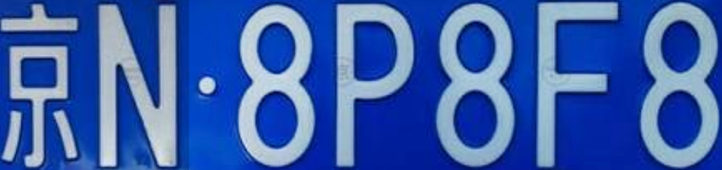
#> input picture license_plate_recognition/VehicleLicense/VehicleLicense/Infer/test02.png, 722 x 170 px
$ python Location.py --image Infer/test02.png
#> lines starting #> are read from the running program, lines starting #| are printed output that depends on the picture; after the words box and inside, x2 and y2 are one past the last pixel; in counts of white or black regions, pixels touching at a corner belong together
import numpy as np
import cv2
import argparse
from matplotlib import pyplot as plt
Blue = 138
Green = 63
Red = 23
THRESHOLD = 50
ANGLE = -45
MIN_AREA = 2000
LICENSE_WIDTH = 440
LICENSE_HIGH = 140

#绘图展示(后期放入工具类中)
def cv_show(name,img):
    cv2.namedWindow(name,0)
    print(img.shape)
    cv2.imshow(name,img)
    cv2.waitKey(0)
    cv2.destroyAllWindows()

MAX_WIDTH = 640
# 设置参数
parser = argparse.ArgumentParser()
parser.add_argument("-i", "--image", required=True,help="path to input image") #image是变量名
args = vars(parser.parse_args())

#读取原图像
img = cv2.imread(args["image"])
#> img is the input picture: shape (170, 722, 3); mean B, G, R 172.8, 94.7, 58.6
cv_show('img',img)
#| (170, 722, 3)
img_hight, img_width = img.shape[:2]
#> img_hight = 170; img_width = 722

#-------------------------------预处理--------------------------------------
#对图像进行缩放处理
if img_width > MAX_WIDTH:
    resize_rate = MAX_WIDTH / img_width
#> resize_rate = 0.886
    img = cv2.resize(img,(MAX_WIDTH,int(img_hight * resize_rate)),interpolation=cv2.INTER_AREA)
#> img: shape (150, 640, 3)
# cv_show('img_resize',img)

# 高斯平滑
img_aussian = cv2.GaussianBlur(img,(5,5),1)
# cv_show('img_aussian',img_aussian)

#中值滤波
img_median = cv2.medianBlur(img_aussian,3)
# cv_show('img_median',img_median)
# print('width：',img_median.shape[:2][0])
# print('h',img_median.shape[:2][1])
#------------------------------车牌定位-------------------------------------
#分离通道
img_B = cv2.split(img_median)[0]
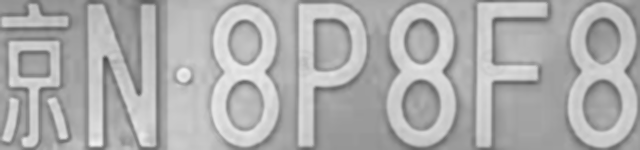
#> img_B: shape (150, 640); min 75, max 241, mean 172.9
img_G = cv2.split(img_median)[1]
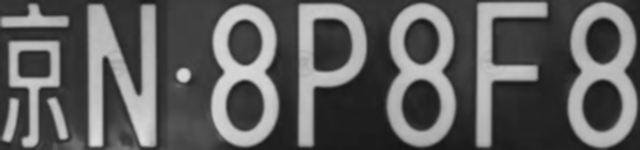
#> img_G: shape (150, 640); min 20, max 221, mean 94.8
img_R = cv2.split(img_median)[2]
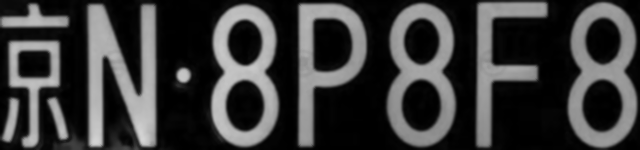
#> img_R: shape (150, 640); min 0, max 212, mean 58.6
# print(img_B)
# print(img_G)
# print(img_R)
for i in range(img_median.shape[:2][0]):
    for j in range(img_median.shape[:2][1]):
        if abs(img_B[i,j] - Blue) < THRESHOLD and abs(img_G[i,j] - Green) <THRESHOLD and abs(img_R[i,j] - Red) < THRESHOLD:
            img_median[i][j][0] = 255
            img_median[i][j][1] = 255
            img_median[i][j][2] = 255
        else:
            img_median[i][j][0] = 0
            img_median[i][j][1] = 0
            img_median[i][j][2] = 0
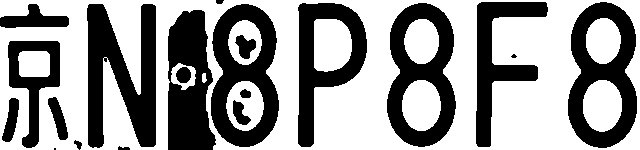
#> img_median: shape (150, 640, 3); 59% white; 20 black regions (2 under 20 px), largest, box (x1, y1, x2, y2) and area: (87, 4, 156, 148) 5976, (568, 2, 637, 148) 5233, (211, 4, 279, 147) 5191
cv_show('img_median',img_median)
#| (150, 640, 3)

kernel = np.ones((3,3),np.uint8)
img_dilate = cv2.dilate(img_median,kernel,iterations = 5) #膨胀操作
#> img_dilate: shape (150, 640, 3); 89% white; 17 black regions (7 under 20 px), largest, box (x1, y1, x2, y2) and area: (92, 9, 151, 142) 2121, (173, 88, 209, 150) 1741, (481, 7, 542, 142) 1218
img_erosion = cv2.erode(img_dilate,kernel,iterations = 5) #腐蚀操作
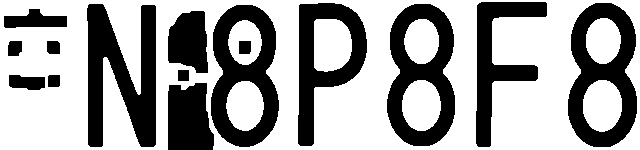
#> img_erosion: shape (150, 640, 3); 62.5% white; 15 black regions, largest, box (x1, y1, x2, y2) and area: (87, 4, 156, 147) 5941, (568, 3, 637, 147) 5217, (211, 5, 279, 147) 5175
cv_show('img_erosion',img_erosion)
#| (150, 640, 3)
img1 = cv2.cvtColor(img_erosion,cv2.COLOR_RGB2GRAY)
#> img1: shape (150, 640); 62.5% white; 15 black regions
# cv_show('img1',img1)
contours, hierarchy = cv2.findContours(img1,cv2.RETR_TREE,cv2.CHAIN_APPROX_SIMPLE)
#> contours = 22 contours; largest, box (x1, y1, x2, y2) and area: (0, 0, 640, 150) 92491, (567, 2, 638, 148) 8268, (386, 3, 456, 147) 8068, (210, 4, 280, 148) 7994, (86, 3, 157, 148) 6290
# for i in range(len(contours)):
#     print(contours[i])

car_contours = []
for cnt in contours: #TODO：此处需要一个异常处理（因为有可能/0）
    # 框选 生成最小外接矩形 返回值（中心(x,y), (宽,高), 旋转角度）rect[0]：矩形中心点坐标；rect[1]：矩形的高和宽；rect[2]：矩形的旋转角度
    rect = cv2.minAreaRect(cnt)
    # print('宽高:',rect[1])
    area_width, area_height = rect[1]
    #计算最小矩形的面积，初步筛选
    area = rect[1][0] * rect[1][1] #最小矩形的面积
    if area > MIN_AREA:
        # 选择宽大于高的区域
        if area_width < area_height:
            area_width, area_height = area_height, area_width
        wh_ratio = area_width / area_height
        # print('宽高比：',wh_ratio)
        # 要求矩形区域长宽比在2到5.5之间，2到5.5是车牌的长宽比，其余的矩形排除
        if wh_ratio > 2 and wh_ratio < 5.5:
            car_contours.append(rect)  # rect是minAreaRect的返回值，根据minAreaRect的返回值计算矩形的四个点
            box = cv2.boxPoints(rect)  # box里面放的是最小矩形的四个顶点坐标
            box = np.int0(box)  # 取整
            # for i in range(len(box)):
            #     print('最小矩形的四个点坐标：', box[i])
            # 获取四个顶点坐标
            left_point_x = np.min(box[:, 0])
            right_point_x = np.max(box[:, 0])
            top_point_y = np.min(box[:, 1])
            bottom_point_y = np.max(box[:, 1])
            left_point_y = box[:, 1][np.where(box[:, 0] == left_point_x)][0]
            right_point_y = box[:, 1][np.where(box[:, 0] == right_point_x)][0]
            top_point_x = box[:, 0][np.where(box[:, 1] == top_point_y)][0]
            bottom_point_x = box[:, 0][np.where(box[:, 1] == bottom_point_y)][0]
            vertices = np.array([[top_point_x, top_point_y], [bottom_point_x, bottom_point_y], [left_point_x, left_point_y],[right_point_x, right_point_y]])
        oldimg = cv2.drawContours(img, [box], 0, (0, 0, 255), 2)
        # print(car_contours)
        cv_show('oldimg', oldimg)
        cv2.waitKey(0)
#> this loop made 22 passes
#> (rect, area_width, area_height, area, wh_ratio, box, left_point_x, right_point_x) on passes 1, 9, 13, 16, 17: (((319.5, 74.5), (149, 639), -90), 639, 149, 95211, 4.29, [[639, 149], [0, 149], [0, 0], [639, 0]], 0, 639), (((244.5, 75.5), (143, 69), -90), 143, 69, 9867, 2.07, [[279, 147], [210, 147], [210, 4], [279, 4]], 210, 279), (((420.5, 74.5), (143, 69), -90), 143, 69, 9867, 2.07, [[455, 146], [386, 146], [386, 3], [455, 3]], 386, 455), (((121, 75), (144, 70), -90), 144, 70, 10080, 2.06, [[156, 147], [86, 147], [86, 3], [156, 3]], 86, 156), (((602, 74.5), (145, 70), -90), 145, 70, 10150, 2.07, [[637, 147], [567, 147], [567, 2], [637, 2]], 567, 637)
#> (rect, area_width, area_height, area, wh_ratio) on pass 7: (((187.5, 41.5), (63, 41), -90), 63, 41, 2583, 1.54)
#| (150, 640, 3)
#| (150, 640, 3)
#| (150, 640, 3)
#| (150, 640, 3)
#| (150, 640, 3)
#| (150, 640, 3)
#| (150, 640, 3)
#| (150, 640, 3)
#> pass 1, `oldimg = cv2.drawContours(img, [box], 0, (0, 0, 255), 2)`:
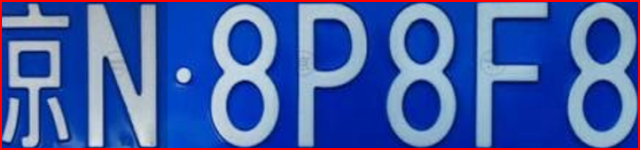
#> oldimg: shape (150, 640, 3); mean B, G, R 167.9, 93.2, 66.7
#> after the loop:
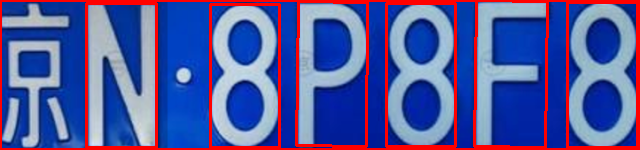
#> img: shape (150, 640, 3); mean B, G, R 157, 89.1, 83.6
#> after the loop, car_contours = [((319.5, 74.5), (149, 639), -90), ((244.5, 75.5), (143, 69), -90), ((420.5, 74.5), (143, 69), -90), ((121, 75), (144, 70), -90), ((602, 74.5), (145, 70), -90), ((332.1, 74.14), (144.3, 69.42), -89.48), ((510.9, 73.99), (146.6, 71.09), -89.46)]

$ run again, on license_plate_recognition/VehicleLicense/VehicleLicense/Infer/test05.png
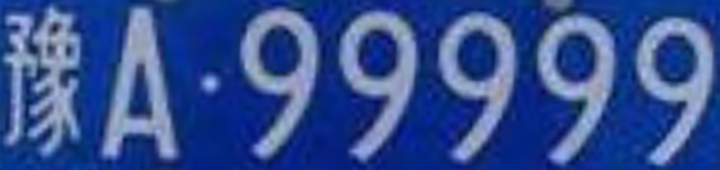
#> input picture license_plate_recognition/VehicleLicense/VehicleLicense/Infer/test05.png, 720 x 170 px
#> img is the input picture: shape (170, 720, 3); mean B, G, R 145.8, 78.6, 51.1
#| (170, 720, 3)
#> after the loop `for i in range(img_median.shape[:2][0]):`:
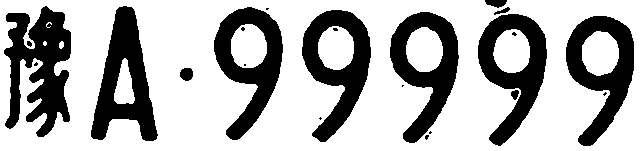
#> img_median: shape (151, 640, 3); 68.7% white; 23 black regions (11 under 20 px), largest, box (x1, y1, x2, y2) and area: (4, 6, 71, 137) 5136, (91, 6, 158, 141) 4370, (302, 10, 371, 142) 4129
#| (151, 640, 3)
#> img_dilate: shape (151, 640, 3); 93% white; 14 black regions (4 under 20 px), largest, box (x1, y1, x2, y2) and area: (97, 12, 151, 135) 1491, (308, 15, 366, 134) 1007, (219, 13, 277, 133) 953
#> img_erosion: shape (151, 640, 3); 71.5% white; 10 black regions, largest, box (x1, y1, x2, y2) and area: (92, 7, 156, 140) 4331, (303, 10, 371, 139) 4057, (214, 8, 282, 138) 4023
#| (151, 640, 3)
#> img1: shape (151, 640); 71.5% white; 10 black regions
#> contours = 16 contours; largest, box (x1, y1, x2, y2) and area: (0, 0, 640, 151) 95767, (302, 9, 372, 140) 5481, (213, 7, 283, 139) 5462, (477, 13, 547, 144) 5445, (389, 12, 459, 143) 5434
#> the loop `for cnt in contours:` made 16 passes
#> (rect, area_width, area_height, area, wh_ratio, box, left_point_x, right_point_x) on passes 1, 12, 15: (((319.5, 75), (150, 639), -90), 639, 150, 95850, 4.26, [[639, 150], [0, 150], [0, 0], [639, 0]], 0, 639), (((49.5, 61.5), (105, 39), -90), 105, 39, 4095, 2.69, [[69, 114], [30, 114], [30, 9], [69, 9]], 30, 69), (((123.5, 73), (134, 65), -90), 134, 65, 8710, 2.06, [[156, 140], [91, 140], [91, 6], [156, 6]], 91, 156)
#> (printed output is left out)
#> after the loop `for cnt in contours:`:
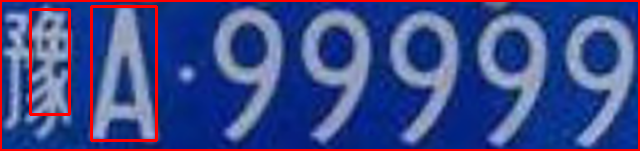
#> img: shape (151, 640, 3); mean B, G, R 138.5, 75.5, 63.5
#> after the loop `for cnt in contours:`: car_contours = [((319.5, 75), (150, 639), -90), ((49.5, 61.5), (105, 39), -90), ((123.5, 73), (134, 65), -90)]
